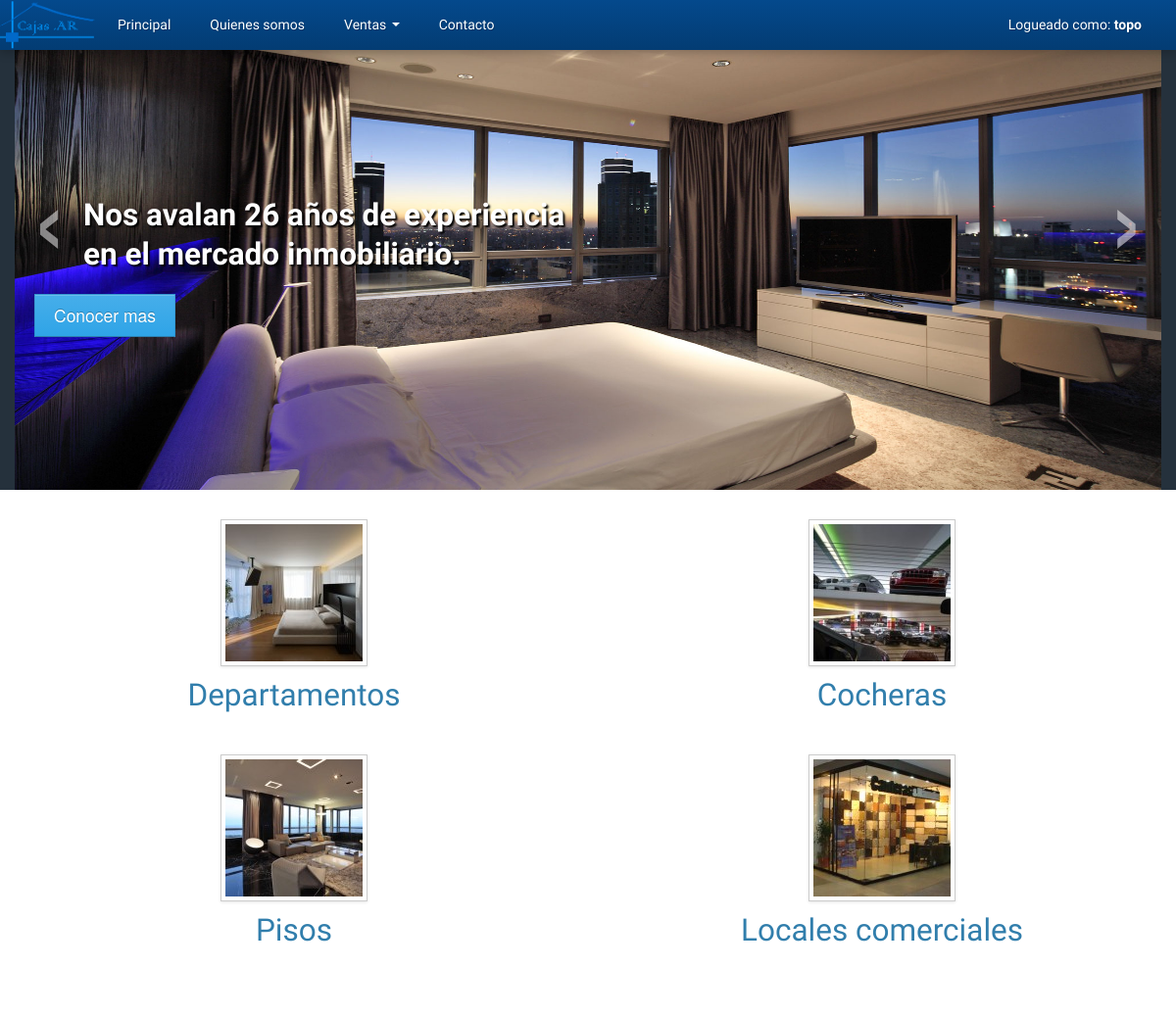
The app's page /index.php?page=home (signed in) with its own data.
### tables this page shows
CREATE TABLE IF NOT EXISTS `article_categories` (
  `id_article_category` int(8) NOT NULL AUTO_INCREMENT,
  `name` varchar(32) NOT NULL,
  PRIMARY KEY (`id_article_category`)
);

### includes/mysqldb.php (called while the page is built, shortened)
<?php
class MySQLConnection
{
    private $_dbLink, $_queryResponse;
    public function connect($user, $pass, $host, $database)
    {
        $this->_dbLink = mysqli_connect($host, $user, $pass);
        mysqli_select_db($this->_dbLink, $database);
    }
    public function query($query)
    {
        $this->_queryResponse = mysqli_query($this->_dbLink, $query);
        return $this;
    }
    public function getResults()
    {
        $this->lastResult = array();
        if ($this->_queryResponse && !is_bool($this->_queryResponse)) {
            while ($response = mysqli_fetch_object($this->_queryResponse)) {
                $this->lastResult[] = $response;
            }
        }
        return $this->lastResult;
    }
}

### includes/autoload.php (called while the page is built, shortened)
<?php
require_once dirname(__FILE__) . '/application.php';
require_once dirname(__FILE__) . '/mysqldb.php';
$app = new Application(
    new MySQLConnection(MYSQL_USER, MYSQL_PASS, MYSQL_HOST, MYSQL_DATABASE),
    new InputData()
);

### includes/application.php (called while the page is built, shortened)
<?php
class Application
{
    protected $db;
    public function __construct(MySQLConnection $db, InputData $io)
    {
        $this->db = $db;
    }
    public function getArticleCategories()
    {
        $queryString = "SELECT * FROM article_categories";
        return $this->db->query($queryString)->getResults();
    }
    public function getImageByCategory($categoryId)
    {
        $images = array(
            '1' => 'assets/images/depto-mini.jpg',
            '2' => 'assets/images/parking-mini.jpg',
            '3' => 'assets/images/piso-mini.jpg',
            '4' => 'assets/images/local-mini.jpg',
        );
        return isset($images[$categoryId]) ? $images[$categoryId] : '';
    }
}

### includes/templates/content_home.php (the view)
<div class="container marketing">
  <div class="row articulos-homepage">
    <?php foreach($app->getArticleCategories() as $category) { ?>
        <div class="span6">
            <a href="index.php?page=articles-by-category&id=<?php echo $category->id_article_category; ?>">
                <img class="img-polaroid" src="<?php echo $app->getImageByCategory($category->id_article_category); ?>">
                <h2><?php echo $category->name; ?></h2>
            </a>
        </div>
    <?php } ?>
  </div>
</div>

### assets/css/nuestro.css (style rules this page uses)
.row.articulos-homepage .span6 { margin-bottom:30px; }
.row.articulos-homepage .span6 { text-align:center; }

### records on screen
article_categories: shows a picture, name "Departamentos"
article_categories: shows a picture, name "Cocheras"
article_categories: shows a picture, name "Pisos"
article_categories: shows a picture, name "Locales comerciales"

### other values on screen
$app->io->getSession('username') "topo"
